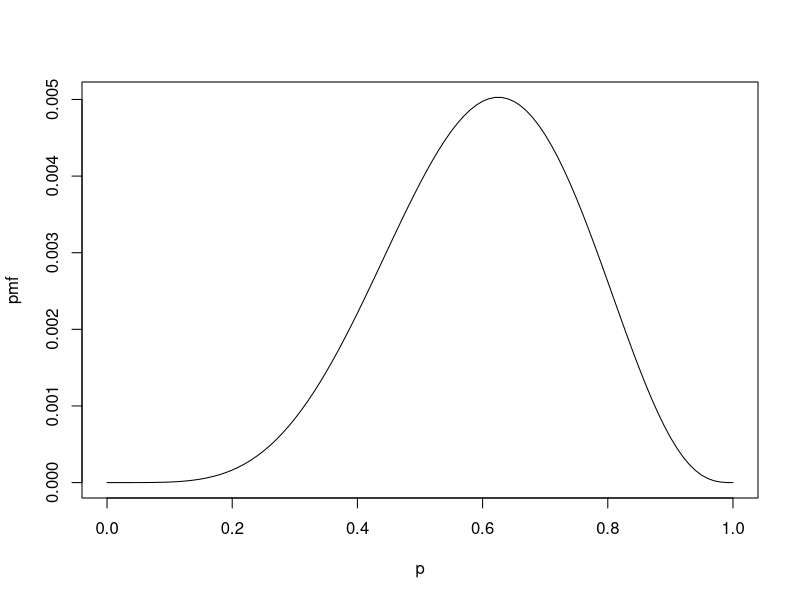
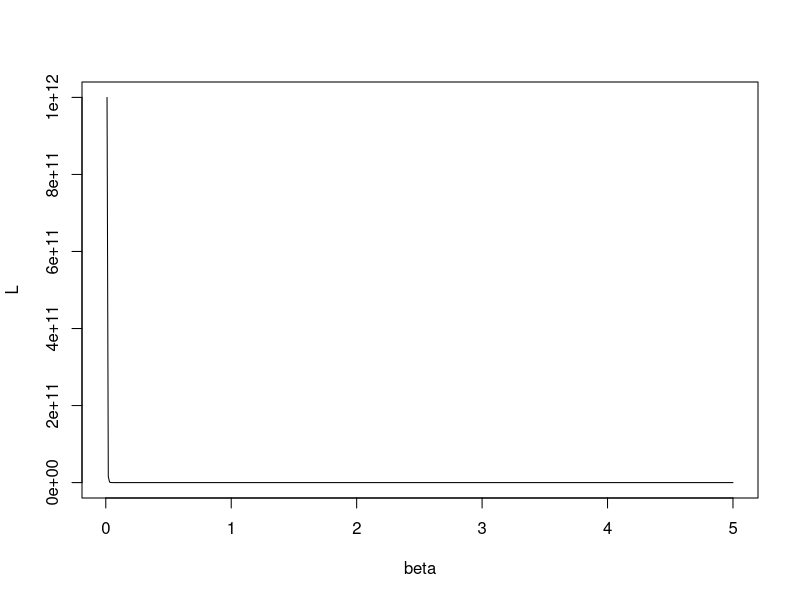
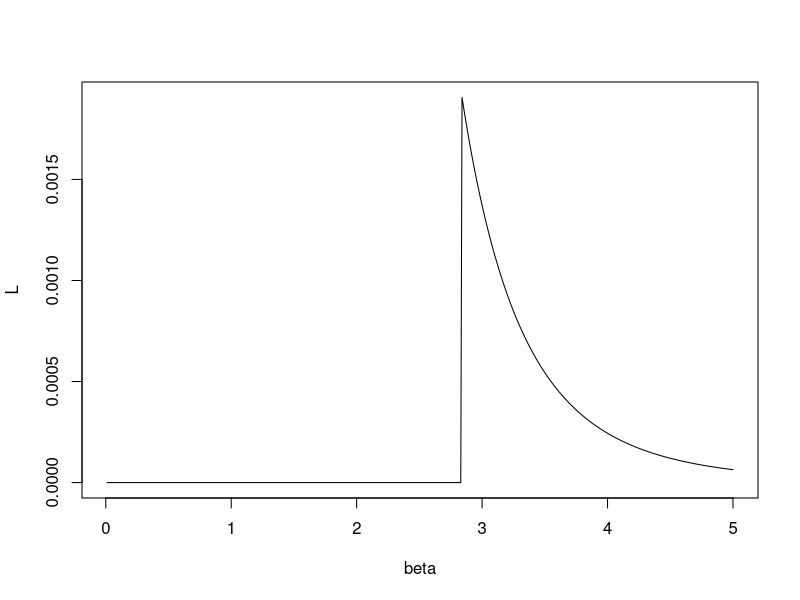

These charts were generated, in order, by the following R code: (Note: this script raises an error after producing the figures.)
# Zadanie 1

dataZ1 <- c(0, 0, 0, 1, 0, 1, 0, 1)

p <- seq(0, 1, by = 0.01)
pmf <- p^5*(1-p)^3
plot(p, pmf, type='l')

logLik <- \(p) 5*log(p) + 3*log(1-p)

## Newton max algo
maxLik::maxNR(logLik, grad = NULL, hess = NULL, start = 0.01)
maxLik::maxNR(logLik, grad = \(p) 5/p - 3/(1-p), start = 0.01)
maxLik::maxNR(logLik, grad = \(p) 5/p - 3/(1-p),
              hess = \(p) -5/p^2 - 3/(1-p)^2,
              start = 0.01)

optimize(logLik, seq(0, 1, by = 0.01), maximum = TRUE)

# Zadanie 2

daneZ2 <- c(3, 4, 3, 7)
# \lambda^k \exp^(-lambda) / k!
# likelihood - \prod_{i=1}^n \frac{l\lambda^{x_i} * \exp^{-\lambda}}{x_i!}
n <- length(daneZ2)

logLikPoiss <- \(l) log(l) * sum(daneZ2) - n*l + log(1/prod(sapply(daneZ2, factorial)))
maxLik::maxNR(logLikPoiss, start=4)

# Zadanie 4

## likelihood - \prod_i=1^n 1/\beta indicator(0:\beta) x_i
## beta_hat - max(x_i) - 4

dataZ4 <- c(2.13, 1.24, 2, 1.27, 0.04, 2.83)
n <- dataZ4 |> length()
beta <- seq(0.01, 5, by = 0.01)
L <- 1/beta^n
plot(beta, L, type='l')
indices <- which(beta < max(dataZ4))
L[indices] <- 0
plot(beta, L, type='l')

# Zadanie 7

daneZ7 <- c(3, 4, 3, 2, 7)

likGeom <- \(p) (1 - p)^(sum(daneZ7-1))*p^(length(daneZ7))
logLikGeom <- \(p) sum(daneZ7 - 1) * log(1 - p) + length(daneZ7) * log(p)
maxLik::maxNR(logLikGeom, start=0)

# zadanie 9

daneZ9 <- read.csv('./PNA_Z05/Purse_Snatch.txt', header = FALSE)$V1
nZ9 <- daneZ9 |> length()
logLikPoissZ9 <- \(l) log(l) * sum(daneZ9) - nZ9*l
estimateZ9 <- maxLik::maxNR(logLikPoissZ9, start=1)$estimate
lambdaZ9 <- seq(0, 100, by = 0.01)
pmfZ9 <- sum(daneZ9) * log(lambdaZ9) - nZ9*lambdaZ9

plot(lambdaZ9, pmfZ9, type = 'l')
abline(v = estimateZ9, col = 'blue')

qqplot(rpois(nZ9, estimateZ9), daneZ9)
qqline(daneZ9, distribution=\(p) qpois(p, estimateZ9), probs = c(0.01, 0.99))
